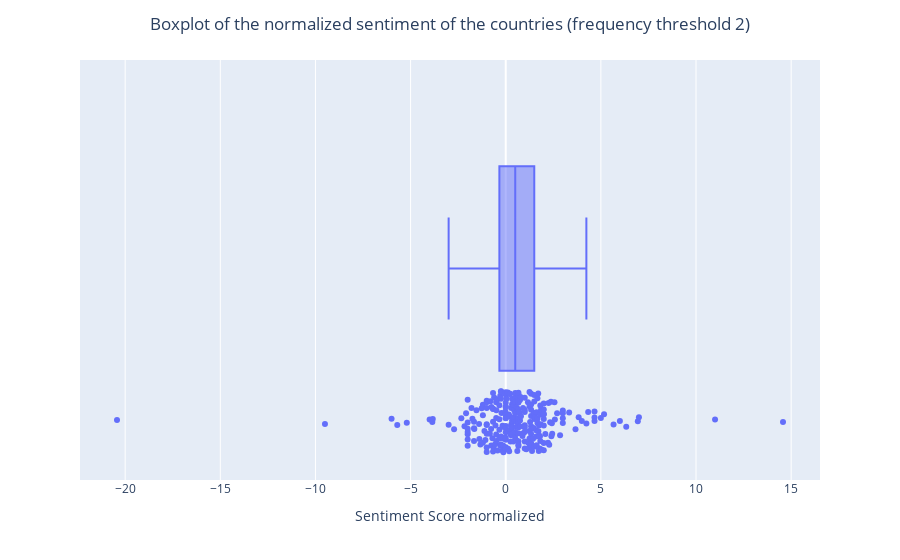

Notebook source saved alongside this figure:
### Code cell
fig = plot_entities_boxplot(df_entities)
fig.show()
fig.write_image("assets/norm_sent_dist.png", scale=SCALE)

### Figure 1 — Plotly figure (JSON) as saved in the notebook; plotly's stock layout.template omitted (floating-point values rounded to 4 significant figures; data arrays with more than 128 entries replaced by an {"elided": "..."} marker saying what was removed)
{"data": [{"alignmentgroup": "True", "boxpoints": "all", "customdata": {"elided": "266x2 mixed values"}, "hovertemplate": "norm=%{x}<br>entity=%{customdata[0]}<br>freq=%{customdata[1]}<extra></extra>", "legendgroup": "", "marker": {"color": "#636efa"}, "name": "", "notched": false, "offsetgroup": "", "orientation": "h", "showlegend": false, "type": "box", "x": {"elided": "266 float values"}, "x0": " ", "xaxis": "x", "y0": " ", "yaxis": "y"}], "layout": {"boxmode": "group", "coloraxis": {"colorbar": {"title": {"text": "Sentiment"}}}, "legend": {"tracegroupgap": 0}, "margin": {"t": 60}, "title": {"text": "Boxplot of the normalized sentiment of the countries (frequency threshold 2)", "x": 0.5, "xanchor": "center"}, "xaxis": {"anchor": "y", "domain": [0.0, 1.0], "title": {"text": "Sentiment Score normalized"}}, "yaxis": {"anchor": "x", "domain": [0.0, 1.0]}}}
